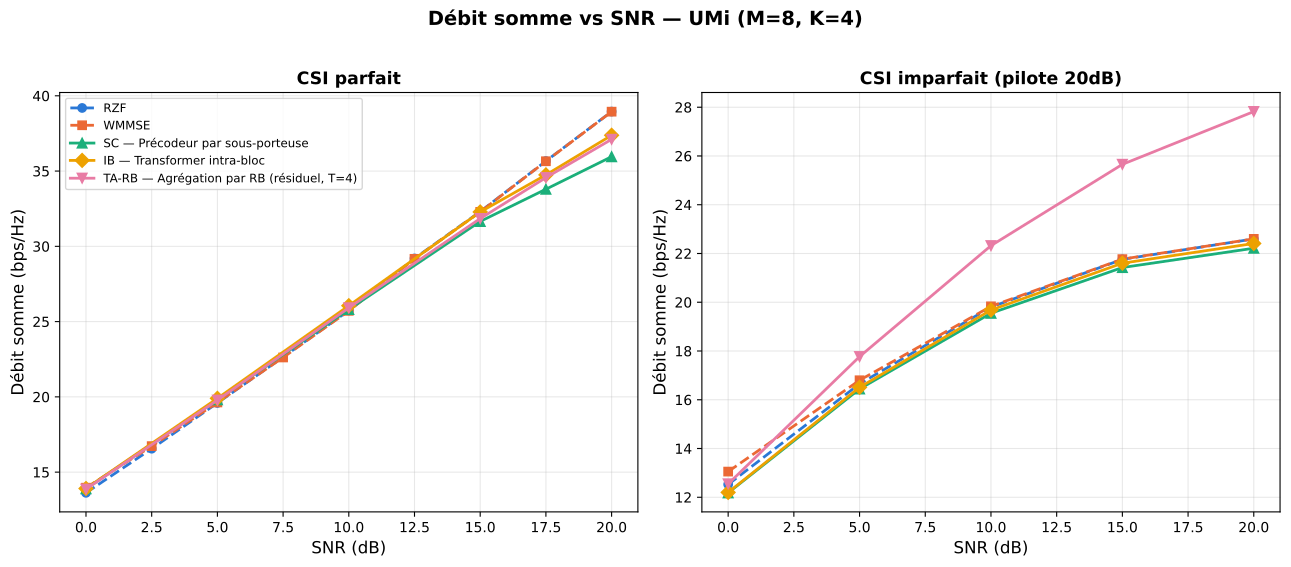

Write Python code to recreate this figure.
"""
figA_sumrate_csi_perfect.py — Figure A, double panneau (demande
utilisateur) : débit somme vs SNR, UMi (M=8, K=4) -- **gauche : CSI
parfait**, **droite : CSI imparfait** (pilote 20dB, bruit LS gaussien
sur le canal, poids figés). RZF, WMMSE, SC (Précodeur par
sous-porteuse), IB (Transformer intra-bloc), TA-RB (Agrégation par RB,
décodeur résiduel, **T=4** -- référence, cf. Figure B : meilleur %WMMSE
moyen du T-sweep, moins cher que T=6/T=12). Légende unique (couleurs
partagées entre les deux panneaux), titres/légendes concis.

Usage: python3 figA_sumrate_csi_perfect.py  (depuis results/figures_final/, CPU)
"""
import json
import numpy as np
import matplotlib
matplotlib.use('Agg')
import matplotlib.pyplot as plt

DATA_DIR = '../../results/'

COLORS = {'RZF': '#2a78d6', 'WMMSE': '#eb6834', 'SC': '#1baf7a', 'IB': '#eda100', 'TA-RB': '#e87ba4'}
MARKERS = {'RZF': 'o', 'WMMSE': 's', 'SC': '^', 'IB': 'D', 'TA-RB': 'v'}
LABELS = {'RZF': 'RZF', 'WMMSE': 'WMMSE',
          'SC': 'SC — Précodeur par sous-porteuse',
          'IB': 'IB — Transformer intra-bloc',
          'TA-RB': 'TA-RB — Agrégation par RB (résiduel, T=4)'}
LINESTYLE = {'RZF': '--', 'WMMSE': '--', 'SC': '-', 'IB': '-', 'TA-RB': '-'}

# -- CSI parfait --
classical = np.load(DATA_DIR + 'classical_comparison_M8K4.npy', allow_pickle=True).item()
snr_classical = classical['snr']

# T=4 = référence TA-RB (meilleur %WMMSE moyen du T-sweep, moins cher que
# T=6/T=12 -- cf. Figure B).
neural_files = {'SC': 'diag_front_a_signed_attn.json',
                'IB': 'diag_front_a_signed_attn_intra_rb.json',
                'TA-RB': 'diag_tarb_residual_signed_attn_T4_train.json'}
neural_evals = {k: json.load(open(DATA_DIR + p))['evals'] for k, p in neural_files.items()}
snr_neural = sorted(float(s) for s in next(iter(neural_evals.values())).keys())

# -- CSI imparfait (pilote 20dB, TA-RB T=4 fusionné dans le même JSON) --
csi_imp = json.load(open(DATA_DIR + 'diag_csi_imperfect_signed_attn_sweep.json'))
CSI_KEY_MAP = {'RZF': 'RZF', 'WMMSE': 'WMMSE', 'SC': 'SingleSC', 'IB': 'IntraRB', 'TA-RB': 'TA_RB_residual'}
snr_csi = sorted(float(s) for s in csi_imp['RZF'].keys())

fig, (ax1, ax2) = plt.subplots(1, 2, figsize=(13, 5.5))

# === panneau gauche : CSI parfait ===
ax1.plot(snr_classical, classical['rzf_full'], color=COLORS['RZF'], marker=MARKERS['RZF'],
         linestyle=LINESTYLE['RZF'], label=LABELS['RZF'], linewidth=2, markersize=6)
ax1.plot(snr_classical, classical['wmmse'], color=COLORS['WMMSE'], marker=MARKERS['WMMSE'],
         linestyle=LINESTYLE['WMMSE'], label=LABELS['WMMSE'], linewidth=2, markersize=6)
for k in ('SC', 'IB', 'TA-RB'):
    y = [neural_evals[k][f'{s:.1f}'] for s in snr_neural]
    ax1.plot(snr_neural, y, color=COLORS[k], marker=MARKERS[k], linestyle=LINESTYLE[k],
             label=LABELS[k], linewidth=2, markersize=7)
ax1.set_xlabel('SNR (dB)', fontsize=12)
ax1.set_ylabel('Débit somme (bps/Hz)', fontsize=12)
ax1.set_title('CSI parfait', fontsize=12.5, fontweight='bold')
ax1.legend(fontsize=8.5, loc='upper left')
ax1.grid(True, alpha=0.3)

# === panneau droit : CSI imparfait (pilote 20dB) ===
for k in ('RZF', 'WMMSE', 'SC', 'IB', 'TA-RB'):
    jkey = CSI_KEY_MAP[k]
    y = [csi_imp[jkey][f'{s:.1f}']['pilot20dB'] for s in snr_csi]
    ax2.plot(snr_csi, y, color=COLORS[k], marker=MARKERS[k], linestyle=LINESTYLE[k],
             linewidth=2, markersize=6 if k in ('RZF', 'WMMSE') else 7)
ax2.set_xlabel('SNR (dB)', fontsize=12)
ax2.set_ylabel('Débit somme (bps/Hz)', fontsize=12)
ax2.set_title('CSI imparfait (pilote 20dB)', fontsize=12.5, fontweight='bold')
ax2.grid(True, alpha=0.3)

fig.suptitle('Débit somme vs SNR — UMi (M=8, K=4)', fontsize=14, fontweight='bold', y=1.02)
fig.tight_layout()
fig.savefig('figA_sumrate_csi_perfect.png', dpi=200, bbox_inches='tight')
fig.savefig('figA_sumrate_csi_perfect.pdf', bbox_inches='tight')
plt.close(fig)

out = {'perfect': {'RZF': {'snr': list(snr_classical), 'rate': list(classical['rzf_full'])},
                    'WMMSE': {'snr': list(snr_classical), 'rate': list(classical['wmmse'])},
                    **{k: {'snr': snr_neural, 'rate': [neural_evals[k][f'{s:.1f}'] for s in snr_neural]}
                       for k in ('SC', 'IB', 'TA-RB')}},
       'imperfect_pilot20dB': {k: {'snr': snr_csi,
                                    'rate': [csi_imp[CSI_KEY_MAP[k]][f'{s:.1f}']['pilot20dB'] for s in snr_csi]}
                                for k in ('RZF', 'WMMSE', 'SC', 'IB', 'TA-RB')}}
with open('figA_sumrate_csi_perfect.json', 'w') as f:
    json.dump(out, f, indent=2)
print('✅ Figure A -> figA_sumrate_csi_perfect.{png,pdf,json}')
